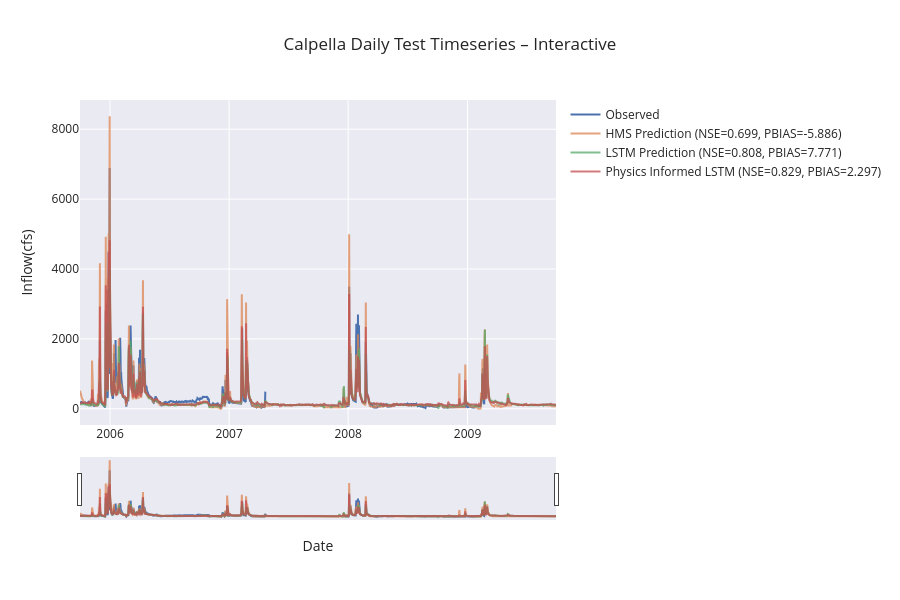

Notebook code cell kept with this figure:
### Code cell
if not skip_best_model_test:
    plot_timeseries_comparison(source=(no_physics_test_csv, physics_test_csv, path_to_physics_data), title="Calpella Daily Test Timeseries – Interactive", backend="plotly", metrics=metric_list, metrics_out="calpella_daily_test_metrics.csv", ts_out="calpella_daily_test_combined_ts.csv", legend_font=12, axis_font=22)
else:
    plot_timeseries_comparison(source=combined_df, title="Calpella Daily Timeseries – Interactive", backend="plotly", metrics=metric_list, metrics_out="calpella_daily_test_metrics.csv", ts_out="calpella_daily_test_combined_ts.csv", legend_font=12, axis_font=22)

### Figure 1 — Plotly figure (JSON) as saved in the notebook; plotly's stock layout.template omitted (floating-point values rounded to 4 significant figures; data arrays with more than 128 entries replaced by an {"elided": "..."} marker saying what was removed)
{"data": [{"line": {"width": 2}, "mode": "lines", "name": "Observed", "x": {"elided": "1460 str values"}, "y": {"elided": "1460 float values"}, "type": "scatter"}, {"line": {"width": 2}, "mode": "lines", "name": "HMS Prediction (NSE=0.699, PBIAS=-5.886)", "opacity": 0.75, "x": {"elided": "1460 str values"}, "y": {"elided": "1460 float values"}, "type": "scatter"}, {"line": {"width": 2}, "mode": "lines", "name": "LSTM Prediction (NSE=0.808, PBIAS=7.771)", "opacity": 0.75, "x": {"elided": "1460 str values"}, "y": {"elided": "1460 float values"}, "type": "scatter"}, {"line": {"width": 2}, "mode": "lines", "name": "Physics Informed LSTM (NSE=0.829, PBIAS=2.297)", "opacity": 0.75, "x": {"elided": "1460 str values"}, "y": {"elided": "1460 float values"}, "type": "scatter"}], "layout": {"legend": {"font": {"size": 12}, "x": 1.02, "y": 1, "xanchor": "left", "yanchor": "top", "bgcolor": "rgba(0,0,0,0)"}, "xaxis": {"rangeslider": {"visible": true}, "title": {"text": "Date"}, "type": "date"}, "margin": {"r": 300}, "title": {"text": "Calpella Daily Test Timeseries – Interactive"}, "height": 600, "yaxis": {"title": {"text": "Inflow(cfs)"}}, "hovermode": "x unified"}}
